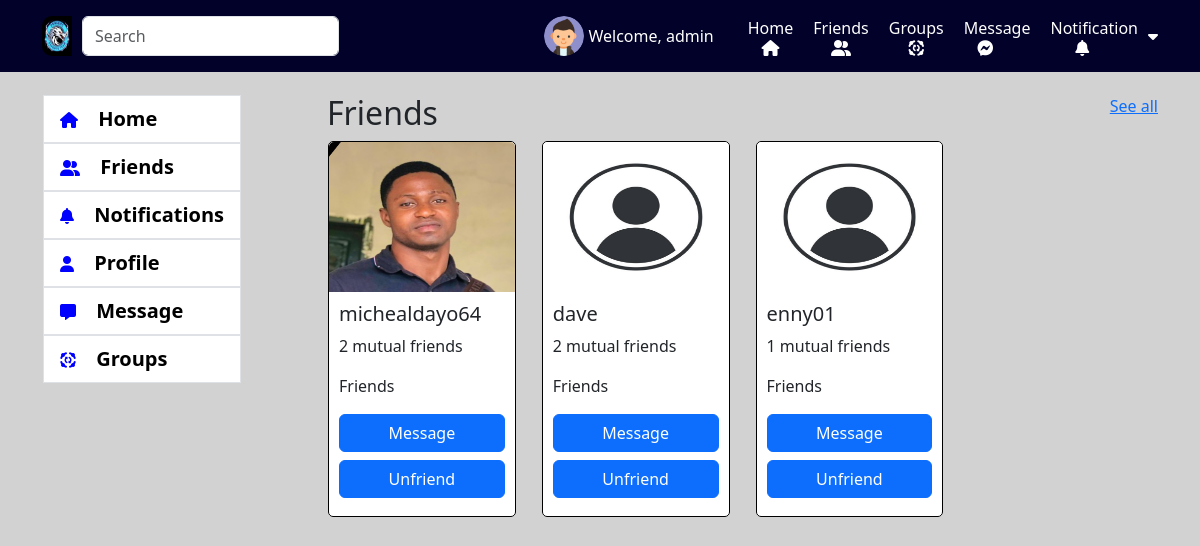
The page /friend/ (signed in) on the database its author committed.
### account/models.py (models this page shows, shortened)
class Accounts(AbstractBaseUser):
    email = models.EmailField(verbose_name="email", max_length=60, unique=True)
    username = models.CharField(max_length=30, unique=True)
    first_name = models.CharField(max_length=30, null=True, blank=True)
    last_name = models.CharField(max_length=30, null=True, blank=True)
    date_joined = models.DateTimeField(
        verbose_name='date joined', auto_now_add=True)
    last_login = models.DateTimeField(verbose_name='last login', auto_now=True)
    is_admin = models.BooleanField(default=False)
    is_active = models.BooleanField(default=True)
    is_staff = models.BooleanField(default=False)
    is_superuser = models.BooleanField(default=False)
    profile_image = models.ImageField(max_length=255, upload_to=get_profile_image_filepath,
                                      null=True, blank=True, default=get_default_profile_image)
    hide_email = models.BooleanField(default=True)
    uid = models.CharField(max_length=225, blank=True, null=True)
    USERNAME_FIELD = 'email'
    REQUIRED_FIELDS = ['username']
    objects = MyAccountManager()

### friend_app/views.py (the view)
# urls.py: path('', friend_index, name='friend-index'),
def friend_index(request):
    user = request.user
    context = {}
    if user.is_authenticated:
        user_id = user.id
        all_user = Accounts.objects.exclude(id=user_id)
        accounts = []
        for account in all_user:
            try:
                auth_user_friend_list = FriendsList.objects.get(user=account)
                friends = auth_user_friend_list.friends.all()
            except FriendsList.DoesNotExist:
                auth_user_friend_list = FriendsList(user=account)
                auth_user_friend_list.save()
            if friends.filter(pk=user.id):
                is_friend = True
            else:
                is_friend = False
            request_sent = FriendRequestStatus.NO_REQUEST_SENT.value
            pending_friend_request_id = None
            if get_friend_request_or_false(sender=account, reciever=user) != False:
                request_sent = FriendRequestStatus.THEM_SENT_TO_YOU.value
                pending_friend_request_id = get_friend_request_or_false(
                    sender=account, reciever=user
                ).id
            elif get_friend_request_or_false(sender=user, reciever=account) != False:
                request_sent = FriendRequestStatus.YOU_SENT_TO_THEM.value
            else:
                request_sent = FriendRequestStatus.NO_REQUEST_SENT.value
            accounts.append(
                (account, is_friend, auth_user_friend_list.friends.all().count(), request_sent, pending_friend_request_id))
        context = {
            'accounts': accounts
        }
        return render(request, 'friend_app/friend.html', context)
    else:
        print("User not authenticated")
    return render(request, 'friend_app/friend.html', context)

### account/views.py (called while the page is built)
def get_tokens_for_user(user):
    refresh = RefreshToken.for_user(user)
    return {
        'token': {
            'refresh': str(refresh),
            'access': str(refresh.access_token),
        },
        'msg': 'Login Successfully'
    }

### friend_app/utils.py (called while the page is built)
def get_friend_request_or_false(sender, reciever):
    try:
        return FriendRequest.objects.get(sender = sender, reciever = reciever, is_active = True)
    except FriendRequest.DoesNotExist:
        return False

### notification_app/context_processors.py (called while the page is built)
def get_user_token(request):
    user = request.user
    return {'user_access_token': get_tokens_for_user(user)['token']['access']}

### friend_app/templates/friend_app/friend.html (shortened to what this page needs)
{% extends 'base.html' %}
{% load static %}
{% block content %}
<br>
    <div class="row">
      <div class="col-12 col-md-3 friend-left-container">
        {% include 'snippets/left-menu.html' %}
      </div>
      <div class="col-12 col-md-9 mx-auto">
        <div class="row">
            <div class="d-flex justify-content-between">
              <h2>Friends</h2>
              <a href="#">See all</a>
            </div>
        </div>
        <div class="row pb-2">
          {% for account in accounts %}
          <div class="col-6 col-sm-4 col-md-3">
            <div class="card">
              <div class="all-friend">
                <a href="{% url 'friend-detail' account.0.pk %}"><img src="{{ account.0.profile_image.url }}" alt="" srcset=""></a>
                <div class="user-detail">
                  <h5>{{ account.0.username }}</h5>
                  {% if account.1 == True %}
                    <p>{{ account.2 }} mutual friends</p>
                    <p>Friends</p>
                    <a href="" class="btn btn-primary w-100 mb-2" onclick="createOrReturnPrivateChat('{{ account.0.id }}')">Message</a>
                    <a href="{% url 'remove_friend' account.0.id %}" class="btn btn-primary w-100 mb-2">Unfriend</a>
                  {% endif %}
                </div>
              </div>
            </div>
          </div>
          {% endfor %}
        </div>
      </div>
    </div>
{% endblock %}

### templates/snippets/header.html (shortened to what this page needs)
{% load static %}
<nav class="navbar fixed-top top-navbar" id="mynav" data-token="{{ user_access_token }}">
  <div class="container d-flex flex-row justify -content-between" id="myheader">
    <div>
      <div class="d-flex">
        <a href="/">
          <img src="{% static 'img/logoimage.webp' %}" alt="" srcset=""
            style="width: 40px; height: 40px; padding-right: 10px; border-radius: 10px;">
        </a>
        <input class="form-control me-2 w-100" type="search" id="input-data" name="q" placeholder="Search"
          aria-label="Search">
      </div>
    </div>
    <div class="menu-left">
      {% if request.user.is_authenticated %}
      <a href="{% url 'profile-index' %}" class="anch">
        <img class="me-1 profile-pic" src="{{ request.user.profile_image.url }}" alt="">
      </a>
      {% else %}
      <img class="me-1 profile-pic" src="{% static 'img/profile_image.png' %}" alt="">
      {% endif %}
      <a href="{% url 'profile-index' %}" class="anch">
        <p class="me-4 mt-3 text-white">Welcome, {{ request.user.username }}</p>
      </a>
      <a href="{% url 'index' %}" class="home">
        <span class="text-white">Home</span>
        <i class="fa-solid fa-house text-white"></i>
      </a>
      <a href="{% url 'friend-index' %}" class="home">
        <span class="text-white">Friends</span>
        <i class="fa-solid fa-user-group text-white"></i>
      </a>
      <a href="{% url 'group-list' %}" class="home">
        <span class="text-white">Groups</span>
        <i class="fa-solid fa-group-arrows-rotate text-white"></i>
      </a>
      <a class="home" id="btn-chat-notifi">
        <span class="text-white">Message</span>
        <i class="fa-brands fa-facebook-messenger me-4 text-white"></i>
      </a>
      <a class="home" id="btn-notifi" onclick="setGeneralNotificationsAsRead()">
        <span class="text-white">Notification</span>
        <i class="fa-solid fa-bell me-4 text-white"></i>
      </a>
      <a href="#" id="logout">
        <i class="fa-solid fa-caret-down text-white"></i>
      </a>
    </div>
  </div>
</nav>

### static/css/style.css (style rules this page uses)
body { display: block; position: relative; }
.anch { text-decoration: none; cursor: pointer; }
.profile-pic { width: 40px; height: 40px; border-radius: 100%; }
.home { display: flex; flex-direction: column; align-items: center; padding: 5px; text-align: center; margin-left: 5px; margin-right: 5px; }
#myheader { position: relative; width: 100%; }
.top-navbar { background-color: rgb(1, 1, 41); }
.menu-left { display: flex; flex-direction: row; align-items: center; }
.menu-left a { text-decoration: none; }

### static/css/friend.css (style rules this page uses)
.all-friend { width: 100%; border: 1px solid black; border-radius: 5px; display: flex; flex-direction: column; box-shadow: inset; }
.all-friend img { width: 100%; height: 150px; border-top-right-radius: 5px; border-top-left-radius: 5px; }
.all-friend .user-detail { padding: 10px; }

### rows shown on the page
Accounts: user.profile_image (picture), user.username "admin"
Accounts: profile_image (picture), username "michealdayo64", account "2"
Accounts: profile_image (picture), username "dave", account "2"
Accounts: profile_image (picture), username "enny01", account "1"
